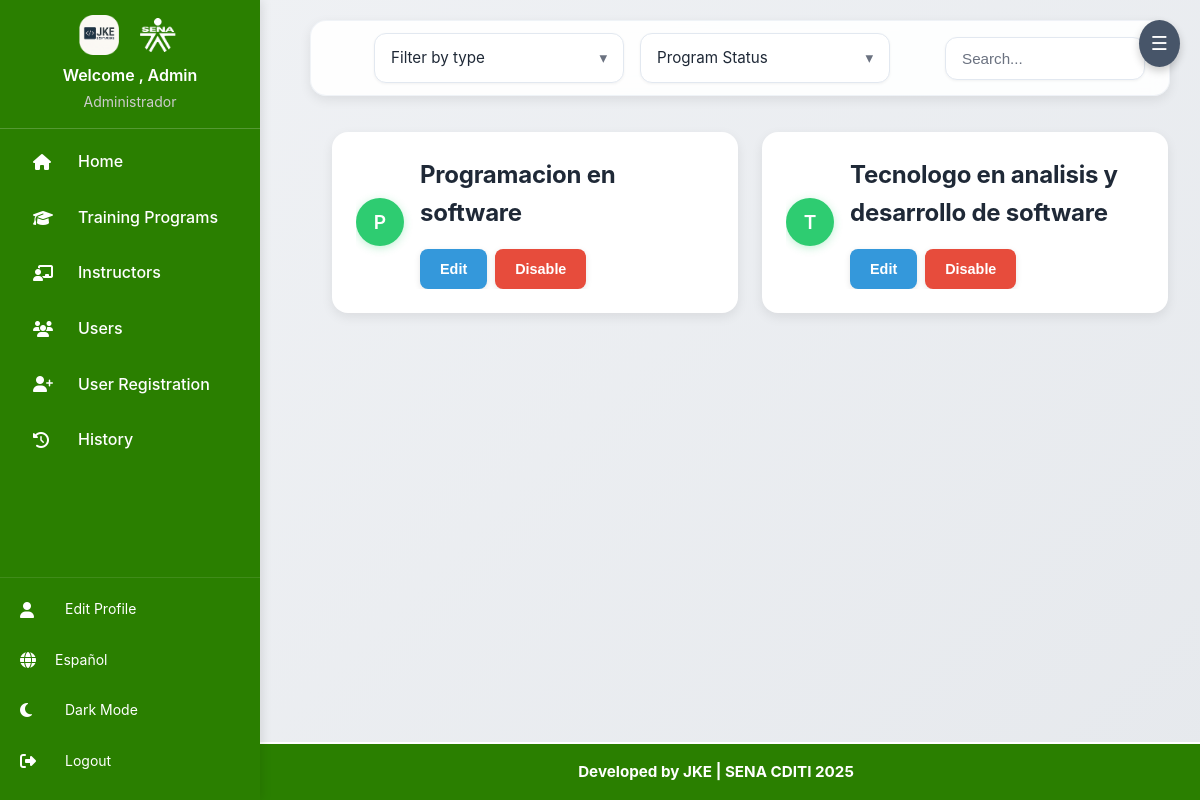
The page /index.php?page=components/principales/programas_formacion&lang=en (signed in) on the database its author committed.
### tables this page shows
CREATE TABLE `programas_formacion` (
  `Id_programa` int(11) NOT NULL,
  `nombre_programa` varchar(255) NOT NULL,
  `tipo_programa` enum('tecnico','tecnologo') NOT NULL DEFAULT 'tecnico',
  `estado` enum('activo','inactivo') DEFAULT 'activo'
);

### components/principales/programas_formacion.php (the view, shortened to what this page needs)
<?php
$idioma = $_SESSION['lang'] ?? 'es';
$t = include __DIR__ . '/../../lang/' . $idioma . '.php';
$es_admin = isset($_SESSION['usuario']) && $_SESSION['usuario']['rol'] === 'administrador';
require_once __DIR__ . '/../../functions/autenticacion_login.php';
$sql = "SELECT * FROM programas_formacion";
$sql .= " ORDER BY nombre_programa ASC";
$stmt = $conn->prepare($sql);
$stmt->execute();
$programas = $stmt->get_result();
?>
<!DOCTYPE html>
<html lang="<?= $idioma ?>">
<head>
    <link rel="stylesheet" href="/proyecto-sena/assets/css/header.css">
    <link rel="stylesheet" href="/proyecto-sena/assets/css/footer.css">
    <link rel="stylesheet" href="/proyecto-sena/assets/css/programas_formacion.css">
</head>
<body>
<div class="filtro-barra">
    <form method="GET" action="index.php" style="display: flex; align-items: center;">
        <div class="dropdown-container">
            <div class="dropdown" id="dropdownFiltroTipo" onclick="toggleDropdown('tipo')">
                <span id="selectedOptionTipo">
                    <?= isset($_GET['tipo']) ? ($_GET['tipo'] === '' ? $t['filter_by_type'] : ucfirst($_GET['tipo'])) : $t['filter_by_type'] ?>
                </span>
                <span class="arrow">&#9662;</span>
            </div>
        </div>
        <?php if ($es_admin): ?>
        <div class="dropdown-container">
            <div class="dropdown" id="dropdownFiltroEstado" onclick="toggleDropdown('estado')">
                <span id="selectedOptionEstado">
                    <?= isset($_GET['estado']) ? ($_GET['estado'] === '' ? $t['program_status'] : ucfirst($_GET['estado'])) : $t['program_status'] ?>
                </span>
                <span class="arrow">&#9662;</span>
            </div>
        </div>
        <?php endif; ?>
    </form>
    <div class="search-box">
        <input type="text" placeholder="<?= $t['search_placeholder'] ?? 'Buscar...' ?>" id="searchInput">
    </div>
</div>
<?php if ($es_admin): ?>
<div class="menu-fab">
    <button class="menu-toggle" onclick="toggleMenu()">☰</button>
</div>
<?php endif; ?>
<main class="programs-main-content">
    <div class="programs-content-area">
        <div class="programs-grid">
            <?php while ($row = $programas->fetch_assoc()): ?>
                <div class="program-card">
                    <div class="card-header">
                        <div class="card-icon">
                            <?= htmlspecialchars(strtoupper(substr($row['nombre_programa'], 0, 1))) ?>
                        </div>
                        <div class="card-info">
                            <div class="card-title">
                                <a href="index.php?page=components/Fichas/listar_fichas&id_programa=<?= $row['Id_programa'] ?>" style="text-decoration: none; color: inherit;">
                                    <?= htmlspecialchars($row['nombre_programa']) ?>
                                </a>
                            </div>
                            <?php if ($es_admin): ?>
                            <div class="card-buttons">
                                <button class="btn editar-btn"
                                    onclick="abrirModalEditar('<?= $row['Id_programa'] ?>', '<?= htmlspecialchars(addslashes($row['nombre_programa'])) ?>', '<?= $row['tipo_programa'] ?>')"><?= $t['edit'] ?? 'Editar' ?></button>
                                <form method="POST" action="functions/functions_estado_programa.php" style="display:inline;">
                                    <button type="submit" class="btn <?= $row['estado'] === 'activo' ? 'deshabilitar-btn' : 'habilitar-btn' ?>">
                                        <?= $row['estado'] === 'activo' ? ($t['disable'] ?? 'Deshabilitar') : ($t['enable'] ?? 'Habilitar') ?>
                                    </button>
                                </form>
                            </div>
                            <?php endif; ?>
                        </div>
                    </div>
                </div>
            <?php endwhile; ?>
        </div>
    </div>
</main>
</body>
</html>

### assets/css/header.css (style rules this page uses)
* { margin: 0; padding: 0; box-sizing: border-box; }
body { font-family: 'Rubik', sans-serif; background-color: white; color: #242424; transition: all 0.3s ease; }

### assets/css/programas_formacion.css (style rules this page uses)
html { box-sizing: border-box; }
*, *::before, *::after { box-sizing: inherit; }
body { font-family: "Inter", -apple-system, BlinkMacSystemFont, "Segoe UI", Roboto, "Helvetica Neue", Arial, "Noto Sans", sans-serif; margin: 0; padding-top: 100px; background: linear-gradient(135deg, #f0f2f5 0%, #e6e9ed 100%); color: #333; line-height: 1.6; transition: background-color 0.3s ease, color 0.3s ease; }
.programs-main-content { margin-left: 300px; display: flex; align-items: flex-start; justify-content: center; padding: 2rem; padding-bottom: 6rem; gap: 2.5rem; min-height: calc(100vh - 100px); background: transparent; }
.programs-content-area { flex: 1; max-width: 900px; }
.programs-grid { display: grid; grid-template-columns: repeat(auto-fit, minmax(300px, 1fr)); gap: 1.5rem; }
.program-card { background-color: #ffffff; border-radius: 1rem; box-shadow: 0 4px 12px rgba(0, 0, 0, 0.08); transition: transform 0.3s ease, box-shadow 0.3s ease; padding: 1.5rem; display: flex; flex-direction: column; gap: 1rem; }
.card-header { background: none; color: inherit; padding: 0; border-radius: 0; display: flex; align-items: center; gap: 1rem; cursor: pointer; font-size: 0.95rem; border: none; transition: all 0.3s ease; width: 100%; box-shadow: none; position: relative; overflow: hidden; }
.card-header::before { content: none; }
.card-icon { width: 3rem; height: 3rem; background-color: #2ecc71; border-radius: 50%; display: flex; align-items: center; justify-content: center; color: white; font-size: 1.2rem; font-weight: 600; flex-shrink: 0; box-shadow: 0 2px 8px rgba(46, 204, 113, 0.3); border: none; transition: transform 0.3s ease, box-shadow 0.3s ease; }
.card-info { flex-grow: 1; display: flex; flex-direction: column; gap: 0.25rem; }
.card-title { font-weight: 700; font-size: 1.5rem; color: #1f2937; text-shadow: none; letter-spacing: -0.01em; }
.card-title a { text-decoration: none; color: inherit; }
.card-buttons { display: flex; gap: 0.5rem; margin-top: 0.75rem; flex-wrap: wrap; }
.menu-fab { position: fixed; top: 20px; right: 20px; z-index: 1000; }
.menu-toggle { background-color: #475569; border: none; color: white; padding: 12px; border-radius: 50%; font-size: 1.2rem; cursor: pointer; box-shadow: 0 4px 8px rgba(0, 0, 0, 0.2); transition: background-color 0.3s ease, box-shadow 0.3s ease, transform 0.2s ease; }
.btn { padding: 0.75rem 1.25rem; border: none; border-radius: 0.5rem; font-size: 0.9rem; cursor: pointer; transition: all 0.3s ease; font-weight: 600; box-shadow: 0 2px 6px rgba(0, 0, 0, 0.1); }
.editar-btn { background-color: #3498db; color: white; }
.deshabilitar-btn { background-color: #e74c3c; color: white; }
.filtro-barra { position: absolute; top: 20px; left: 300px; right: 20px; z-index: 999; display: flex; gap: 1rem; align-items: center; background-color: rgba(255, 255, 255, 0.9); padding: 0.75rem 1.5rem; border-radius: 1rem; box-shadow: 0 4px 12px rgba(0, 0, 0, 0.08); backdrop-filter: blur(8px); border: 1px solid rgba(226, 232, 240, 0.5); transition: all 0.3s ease; max-width: calc(100% - 300px - 40px); margin-left: auto; margin-right: auto; justify-content: center; }
.filtro-barra form { display: flex; gap: 1rem; align-items: center; width: 100%; flex-wrap: wrap; justify-content: center; }
.search-box { position: relative; flex-grow: 1; min-width: 200px; max-width: 300px; }
.search-box input { width: 100%; padding: 0.75rem 2.5rem 0.75rem 1rem; border: 1px solid #e2e8f0; border-radius: 0.75rem; background: #ffffff; font-size: 0.95rem; color: #1f2937; transition: all 0.3s ease; box-shadow: 0 1px 3px rgba(0, 0, 0, 0.05); }
.search-box input::placeholder { color: #6b7280; }
.dropdown-container { position: relative; flex-grow: 1; min-width: 180px; max-width: 250px; }
.dropdown { position: relative; padding: 0.75rem 1rem; width: 100%; border: 1px solid #e2e8f0; border-radius: 0.75rem; background: #ffffff; cursor: pointer; font-size: 0.95rem; color: #1f2937; display: flex; justify-content: space-between; align-items: center; transition: all 0.3s ease; box-shadow: 0 1px 3px rgba(0, 0, 0, 0.05); }
.dropdown .arrow { transition: transform 0.3s ease; color: #6b7280; }

### includes/main.php (style rules this page uses)
body { visibility: hidden; }

### rows shown on the page
programas_formacion: nombre_programa "P", nombre_programa "Programacion en software"
programas_formacion: nombre_programa "T", nombre_programa "Tecnologo en analisis y desarrollo de software"

### other values the page prints
$translations['welcome'] "Welcome"
$_SESSION['usuario']['nombre'] "Admin"
$_SESSION['usuario']['rol'] "Administrador"
$translations['home'] "Home"
$translations['training_programs'] "Training Programs"
$translations['instructors'] "Instructors"
$translations['users'] "Users"
$translations['register_users'] "User Registration"
$translations['history'] "History"
$translations['edit_profile'] "Edit Profile"
$translations['dark_mode'] "Dark Mode"
$translations['logout'] "Logout"
$t['filter_by_type'] "Filter by type"
$t['program_status'] "Program Status"
$translations['footer_text'] "Developed by JKE | SENA CDITI"
